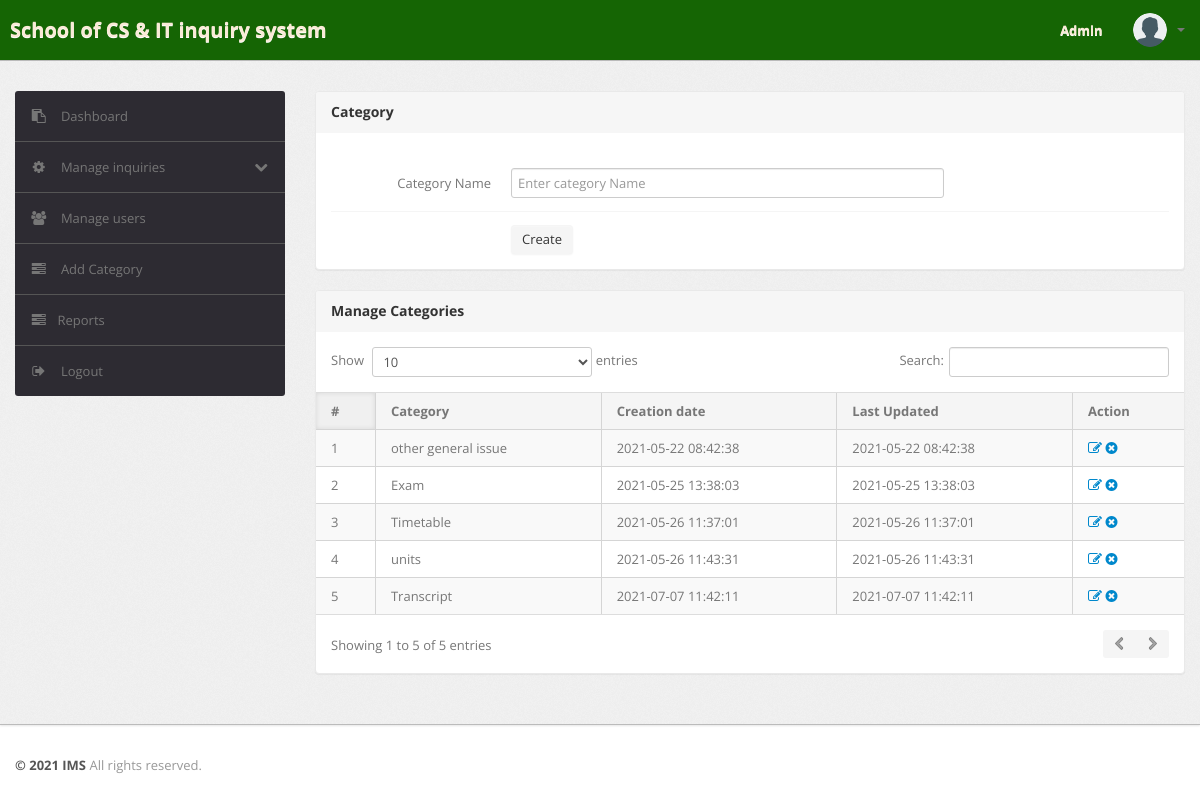
The page /Admin/category.php on the database its author committed.
### tables this page shows
CREATE TABLE `category` (
  `id` int(11) NOT NULL,
  `categoryname` varchar(50) NOT NULL,
  `creationDate` timestamp NOT NULL DEFAULT current_timestamp() ON UPDATE current_timestamp(),
  `updationDate` timestamp NOT NULL DEFAULT current_timestamp() ON UPDATE current_timestamp()
);

### Admin/category.php (the view, shortened to what this page needs)
<!DOCTYPE html>
<html lang="en">
<head>
	<link type="text/css" href="bootstrap/css/bootstrap.min.css" rel="stylesheet">
	<link type="text/css" href="bootstrap/css/bootstrap-responsive.min.css" rel="stylesheet">
	<link type="text/css" href="css/theme.css" rel="stylesheet">
	<link type="text/css" href="images/icons/css/font-awesome.css" rel="stylesheet">
</head>
<body>
	<?php include('include/header.php'); ?>
	<div class="wrapper">
		<div class="container">
			<div class="row">
				<?php include('include/sidebar.php'); ?>
				<div class="span9">
					<div class="content">
						<div class="module">
							<div class="module-head">
								<h3>Category</h3>
							</div>
							<div class="module-body">
								<br />
								<form class="form-horizontal row-fluid" name="Category" method="post">
									<div class="control-group">
										<label class="control-label" for="basicinput">Category Name</label>
										<div class="controls">
											<input type="text" placeholder="Enter category Name" name="category" class="span8 tip" required>
										</div>
									</div>
									<div class="control-group">
										<div class="controls">
											<button type="submit" name="submit" class="btn">Create</button>
										</div>
									</div>
								</form>
							</div>
						</div>
						<div class="module">
							<div class="module-head">
								<h3>Manage Categories</h3>
							</div>
							<div class="module-body table">
								<table cellpadding="0" cellspacing="0" border="0" class="datatable-1 table table-bordered table-striped	 display" width="100%">
									<thead>
										<tr>
											<th>#</th>
											<th>Category</th>
											<th>Creation date</th>
											<th>Last Updated</th>
											<th>Action</th>
										</tr>
									</thead>
									<tbody>
										<?php $query = mysqli_query($con, "select * from category");
										$cnt = 1;
										while ($row = mysqli_fetch_array($query)) {
										?>
											<tr>
												<td><?php echo htmlentities($cnt); ?></td>
												<td><?php echo htmlentities($row['categoryname']); ?></td>
												<td> <?php echo htmlentities($row['creationDate']); ?></td>
												<td><?php echo htmlentities($row['updationDate']); ?></td>
												<td>
													<a href="edit-category.php?id=<?php echo $row['id'] ?>"><i class="icon-edit"></i></a>
													<a href="category.php?id=<?php echo $row['id'] ?>&del=delete" onClick="return confirm('Are you sure you want to delete?')"><i class="icon-remove-sign"></i></a>
												</td>
											</tr>
										<?php $cnt = $cnt + 1;
										} ?>
								</table>
							</div>
						</div>
					</div>
				</div>
			</div>
		</div>
	</div>
	<?php include('include/footer.php'); ?>
</body>

### rows shown on the page
category: categoryname "other general issue", creationDate "2021-05-22 08:42:38", updationDate "2021-05-22 08:42:38"
category: categoryname "Exam", creationDate "2021-05-25 13:38:03", updationDate "2021-05-25 13:38:03"
category: categoryname "Timetable", creationDate "2021-05-26 11:37:01", updationDate "2021-05-26 11:37:01"
category: categoryname "units", creationDate "2021-05-26 11:43:31", updationDate "2021-05-26 11:43:31"
category: categoryname "Transcript", creationDate "2021-07-07 11:42:11", updationDate "2021-07-07 11:42:11"
